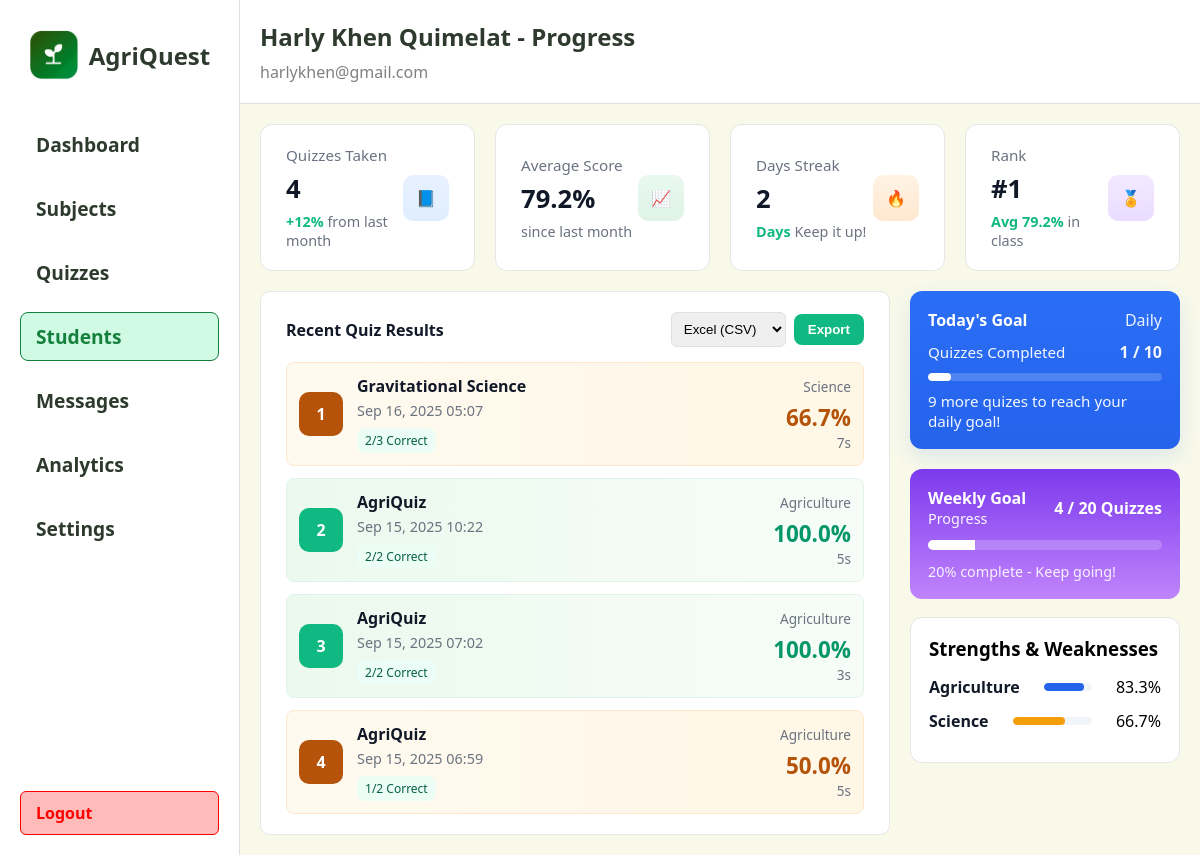
The page /teacher/student/1 on the database as committed earlier.
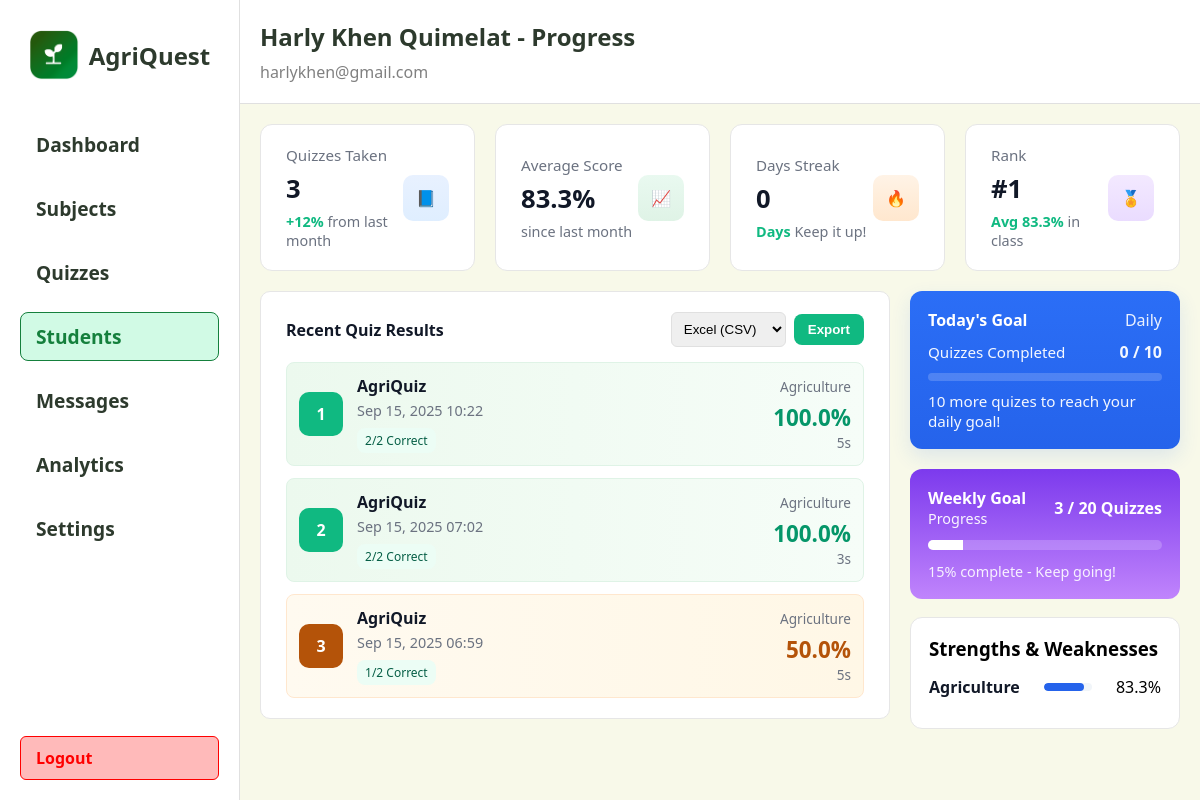
The same page on the database as committed later.
### app/models.py (models this page shows)
class QuizAttempt(db.Model):
	id = db.Column(db.Integer, primary_key=True)
	quiz_id = db.Column(db.Integer, db.ForeignKey('quiz.id'), nullable=False)
	student_id = db.Column(db.Integer, db.ForeignKey('student.id'), nullable=False)
	started_at = db.Column(db.DateTime, nullable=False, default=db.func.now())
	completed_at = db.Column(db.DateTime, nullable=True)
	score = db.Column(db.Integer, nullable=True)
	percent = db.Column(db.Float, nullable=True)
	time_taken_seconds = db.Column(db.Integer, nullable=True)
	answers = db.relationship('AttemptAnswer', backref='attempt', cascade='all, delete-orphan', lazy=True)
	quiz = db.relationship('Quiz', backref=db.backref('attempts', cascade='all, delete-orphan'), lazy=True)

class Quiz(db.Model):
	id = db.Column(db.Integer, primary_key=True)
	title = db.Column(db.String(200), nullable=False)
	description = db.Column(db.Text)
	time_limit = db.Column(db.Integer, default=0)  # minutes
	difficulty = db.Column(db.String(50))
	teacher_id = db.Column(db.Integer, db.ForeignKey('teacher.id'), nullable=True)
	subject_id = db.Column(db.Integer, db.ForeignKey('subject.id'), nullable=True)
	questions = db.relationship('Question', backref='quiz', cascade='all, delete-orphan', lazy=True)
	created_at = db.Column(db.DateTime, nullable=False, default=db.func.now())

class Subject(db.Model):
	id = db.Column(db.Integer, primary_key=True)
	name = db.Column(db.String(120), unique=True, nullable=False)
	code = db.Column(db.String(20), unique=True)
	description = db.Column(db.Text)
	category = db.Column(db.String(50))
	grade_level = db.Column(db.String(20))
	quizzes = db.relationship('Quiz', backref='subject', lazy=True)

### app/routes.py (the view)
@main.route('/teacher/student/<int:student_id>')
def teacher_view_student(student_id):
    student = Student.query.filter_by(id=student_id).first()
    if not student:
        flash('Student not found.', 'error')
        return redirect(url_for('main.teacher_students'))
    attempts = (
        QuizAttempt.query.filter_by(student_id=student_id)
        .order_by(QuizAttempt.completed_at.desc())
        .limit(25)
        .all()
    )
    quizzes = (
        QuizAttempt.query.filter(QuizAttempt.student_id == student_id, QuizAttempt.completed_at != None)
        .order_by(QuizAttempt.completed_at.desc())
        .limit(10)
        .all()
    )
    quizzes_taken = QuizAttempt.query.filter(QuizAttempt.student_id == student_id, QuizAttempt.completed_at != None).count()
    avg_score = None
    try:
        avg_val = db.session.query(func.avg(QuizAttempt.percent)).filter(QuizAttempt.student_id == student_id, QuizAttempt.completed_at != None, QuizAttempt.percent != None).scalar()
        if avg_val is not None:
            avg_score = round(float(avg_val), 1)
    except Exception:
        avg_score = None
    days_streak = 0
    try:
        attempts_dates = (
            QuizAttempt.query.filter(QuizAttempt.student_id == student_id, QuizAttempt.completed_at != None)
            .with_entities(QuizAttempt.completed_at)
            .order_by(QuizAttempt.completed_at.desc())
            .all()
        )
        completed_dates = set()
        for (dt,) in attempts_dates:
            if dt:
                try:
                    completed_dates.add(dt.date())
                except Exception:
                    continue
        today = datetime.utcnow().date()
        cur = today
        streak = 0
        while cur in completed_dates:
            streak += 1
            cur = cur - timedelta(days=1)
        days_streak = streak
    except Exception:
        days_streak = 0
    current_student_rank = None
    current_student_avg = None
    try:
        averages = (
            db.session.query(
                Student.id.label('student_id'),
                func.avg(QuizAttempt.percent).label('avg_percent')
            )
            .join(QuizAttempt, QuizAttempt.student_id == Student.id)
            .filter(QuizAttempt.completed_at != None, QuizAttempt.percent != None)
            .group_by(Student.id)
            .order_by(func.avg(QuizAttempt.percent).desc())
            .all()
        )
        last_score = None
        dense_rank = 0
        for row in averages:
            avg = float(row.avg_percent) if row.avg_percent is not None else 0.0
            if last_score is None or avg != last_score:
                dense_rank += 1
            last_score = avg
            if row.student_id == student_id:
                current_student_rank = dense_rank
                current_student_avg = round(avg, 1)
                break
    except Exception:
        current_student_rank = None
        current_student_avg = None
    dg = student.daily_goal if student and getattr(student, 'daily_goal', None) is not None else 1
    dc = QuizAttempt.query.filter(QuizAttempt.student_id == student_id, QuizAttempt.completed_at != None, QuizAttempt.completed_at >= (datetime.utcnow() - timedelta(days=1))).count()
    try:
        weekly_goal_total = 5
        if student and getattr(student, 'weekly_goal', None) is not None:
            try:
                weekly_goal_total = int(student.weekly_goal)
            except Exception:
                weekly_goal_total = 5
        now = datetime.utcnow()
        week_start = now - timedelta(days=7)
        weekly_goal_completed = QuizAttempt.query.filter(QuizAttempt.student_id == student_id, QuizAttempt.completed_at != None, QuizAttempt.completed_at >= week_start).count()
        weekly_goal_percent = int((weekly_goal_completed / weekly_goal_total) * 100) if weekly_goal_total > 0 else 0
        if weekly_goal_percent > 100:
            weekly_goal_percent = 100
        weekly_goal_message = "Keep going!" if weekly_goal_percent < 100 else "Goal reached \u2014 great job!"
    except Exception:
        weekly_goal_total = 5
        weekly_goal_completed = 0
        weekly_goal_percent = 0
        weekly_goal_message = "Weekly progress unavailable"
    subject_strengths = []
    try:
        rows = (
            db.session.query(
                Subject.id.label('subject_id'),
                Subject.name.label('subject_name'),
                func.avg(QuizAttempt.percent).label('avg_percent'),
                func.count(QuizAttempt.id).label('attempts_count')
            )
            .join(Quiz, Quiz.subject_id == Subject.id)
            .join(QuizAttempt, QuizAttempt.quiz_id == Quiz.id)
            .filter(QuizAttempt.student_id == student_id, QuizAttempt.completed_at != None, QuizAttempt.percent != None)
            .group_by(Subject.id)
            .order_by(func.avg(QuizAttempt.percent).desc())
            .all()
        )
        for r in rows:
            subject_strengths.append({
                'id': r.subject_id,
                'name': r.subject_name,
                'avg_percent': round(float(r.avg_percent), 1) if r.avg_percent is not None else 0.0,
                'attempts': int(r.attempts_count),
            })
    except Exception:
        subject_strengths = []
    return render_template('partials/view_student.html', quizzes=quizzes, daily_goal=dg, daily_completed=dc, quizzes_taken=quizzes_taken, avg_score=avg_score, days_streak=days_streak, current_student_rank=current_student_rank, current_student_avg=current_student_avg, student=student, weekly_goal_total=weekly_goal_total, weekly_goal_completed=weekly_goal_completed, weekly_goal_percent=weekly_goal_percent, weekly_goal_message=weekly_goal_message, subject_strengths=subject_strengths)

### app/templates/partials/view_student.html (shortened to what the changed rows need)
<!DOCTYPE html>
<html lang="en">
  <head>
  </head>
  <body>
    <div class="right">
      <div class="stats">
    <div class="total-quizzes">
          <div class="stat-left">
            <div class="stat-title">Quizzes Taken</div>
      <div class="stat-value">{{ quizzes_taken if quizzes_taken is not none else 0 }}</div>
            <div class="stat-delta">
              +12%
              <span style="color: #6b7280; font-weight: 500"
                >from last month</span
              >
            </div>
          </div>
        </div>
        <div class="active-subjects">
          <div class="stat-left">
            <div class="stat-title">Average Score</div>
            <div class="stat-value">{% if avg_score is not none %}{{ avg_score }}%{% else %}N/A{% endif %}</div>
            <div class="stat-delta" style="color: #10b981">
              {% if avg_score is not none %}
                {% set improvement = '' %}
                <span style="color: #6b7280; font-weight: 500">since last month</span>
              {% else %}
                <span style="color: #6b7280; font-weight: 500">No scores yet</span>
              {% endif %}
            </div>
          </div>
        </div>
        <div class="total-students">
          <div class="stat-left">
            <div class="stat-title">Days Streak</div>
            <div class="stat-value">{{ days_streak if days_streak is not none else 0 }}</div>
            <div class="stat-delta" style="color: #10b981">
              Days
              <span style="color: #6b7280; font-weight: 500">Keep it up!</span>
            </div>
          </div>
        </div>
        <div class="avg-score">
          <div class="stat-left">
            <div class="stat-title">Rank</div>
            <div class="stat-value">{% if current_student_rank %}#{{ current_student_rank }}{% else %}—{% endif %}</div>
            <div class="stat-delta" style="color: #10b981">
              {% if current_student_avg is not none %}Avg {{ current_student_avg }}%{% else %}No score yet{% endif %}
              <span style="color: #6b7280; font-weight: 500">in class</span>
            </div>
          </div>
        </div>
      </div>
      <div class="section">
        <div class="section-left">
          <div class="available-quizzes">
              <div class="result-list">
                {% if quizzes and quizzes|length > 0 %}
                  {% for a in quizzes %}
                    {% set q = a.quiz %}
                    <div class="result-item {{ 'green' if a.percent and a.percent >= 85 else ('blue' if a.percent and a.percent >= 70 else 'yellow') }}">
                      <div class="result-icon {{ 'green' if a.percent and a.percent >= 85 else ('blue' if a.percent and a.percent >= 70 else 'yellow') }}">{{ loop.index }}</div>
                      <div class="result-meta">
                        <div class="result-title">{{ q.title if q else 'Quiz #' ~ a.quiz_id }}</div>
                        <div class="result-sub">{{ a.completed_at.strftime('%b %d, %Y %H:%M') if a.completed_at else 'In progress' }}</div>
                        <div class="result-pill">{{ a.score if a.score is not none else '?' }}/{{ q.questions|length if q else '?' }} Correct</div>
                      </div>
                      <div class="result-score">
                        {% if q and q.subject %}
                          <div style="font-size:0.85rem; color:#6b7280; margin-bottom:6px; text-align:right;">{{ q.subject.name }}</div>
                        {% endif %}
                        {% if a.percent is not none %}
                          {% if a.percent >= 85 %}
                            <div class="pct" style="color:#059669;">{{ ('%.1f' % a.percent) }}%</div>
                          {% elif a.percent >= 70 %}
                            <div class="pct" style="color:#2563eb;">{{ ('%.1f' % a.percent) }}%</div>
                          {% else %}
                            <div class="pct" style="color:#b45309;">{{ ('%.1f' % a.percent) }}%</div>
                          {% endif %}
                        {% else %}
                          <div class="pct">—%</div>
                        {% endif %}
                        <div class="label">{{ (a.time_taken_seconds ~ 's') if a.time_taken_seconds else '' }}</div>
                      </div>
                    </div>
                  {% endfor %}
                {% endif %}
              </div>
          </div>
        </div>
        <div class="section-right">
          <div class="todays-goal">
            <div class="goal-header">
              <div class="goal-title">Today's Goal</div>
              <div style="opacity: 0.9">Daily</div>
            </div>
            {% set dg = daily_goal if daily_goal is not none else 1 %}
            {% set dc = daily_completed if daily_completed is not none else 0 %}
            {% set dg_safe = dg if dg > 0 else 0 %}
            {% if dg_safe and dg_safe > 0 %}
              {% set pct = (dc * 100 / dg_safe)|round(0) if dg_safe > 0 else 0 %}
            {% else %}
              {% set pct = 0 %}
            {% endif %}
            <div class="goal-progress-row">
              <div style="font-size: 0.95rem">Quizzes Completed</div>
              <div style="font-weight: 700">{{ dc }} / {{ dg }}</div>
            </div>
            <div class="progress-track" data-pct="{{ pct }}">
              <div class="progress-fill"></div>
            </div>
            <div class="goal-note">
              {% if dg_safe == 0 %}
                No daily goal set. Set one in Settings to track progress.
              {% elif dc >= dg %}
                Daily goal reached — great job!
              {% else %}
                {% set remaining = (dg - dc) if dg - dc > 0 else 0 %}
                {{ remaining }} more quiz{{ 'es' if remaining != 1 else '' }} to reach your daily goal!
              {% endif %}
            </div>
          </div>
          <div class="weekly-goal card">
            <div class="meta">
              <div>
                <div style="font-weight:700;">Weekly Goal</div>
                <div style="font-size:0.9rem; opacity:0.95;">Progress</div>
              </div>
              <div style="font-weight:700;">{{ weekly_goal_completed }} / {{ weekly_goal_total }} Quizzes</div>
            </div>
            <div class="progress" style="--pct: {{ weekly_goal_percent }};"><i></i></div>
            <div style="font-size:0.9rem; opacity:0.9;">{{ weekly_goal_percent }}% complete - {{ weekly_goal_message }}</div>
          </div>
          <div class="strengths card" style="margin-top:12px;">
            {% if subject_strengths and subject_strengths|length > 0 %}
              {% for s in subject_strengths %}
                {% set pct = s.avg_percent if s.avg_percent is not none else 0 %}
                {% set pct_int = pct|int %}
                {% if pct >= 85 %}
                  {% set color = '#10b981' %}
                {% elif pct >= 70 %}
                  {% set color = '#2563eb' %}
                {% elif pct >= 50 %}
                  {% set color = '#f59e0b' %}
                {% else %}
                  {% set color = '#ef4444' %}
                {% endif %}
                <div class="strength-row">
                  <div class="label">{{ s.name }}</div>
                  <div class="bar" style="--pct: {{ pct_int }}; --bar-color: {{ color }};"><i></i></div>
                  <div style="min-width:36px; text-align:right;">{{ '%.1f'|format(pct) }}%</div>
                </div>
              {% endfor %}
            {% else %}
              <div style="color:#6b7280;">No subject data yet. Take quizzes across subjects to see your strengths here.</div>
            {% endif %}
          </div>
        </div>
      </div>
    </div>
  </body>
</html>

Rows that differ between the two databases and show on the page:
removed QuizAttempt: completed_at "Sep 16, 2025 05:07", score "2", questions|length "3", percent "66.7", time_taken_seconds "7s"
removed Quiz: title "Gravitational Science"
no longer on this page (row unchanged): Subject: subject.name "Science", name "Science", {{ pct_int }} 66 (drawn), pct "66.7"
Other text that changed with them:
{{ quizzes_taken if quizzes_taken is not none else 0 }}: "4" → "3"
{{ avg_score }}: "79.2" → "83.3"
{{ days_streak if days_streak is not none else 0 }}: "2" → "0"
{{ current_student_avg }}: "79.2" → "83.3"
{{ dc }}: "1" → "0"
{{ remaining }}: "9" → "10"
{{ weekly_goal_completed }}: "4" → "3"
{{ weekly_goal_percent }}: "20" → "15"
